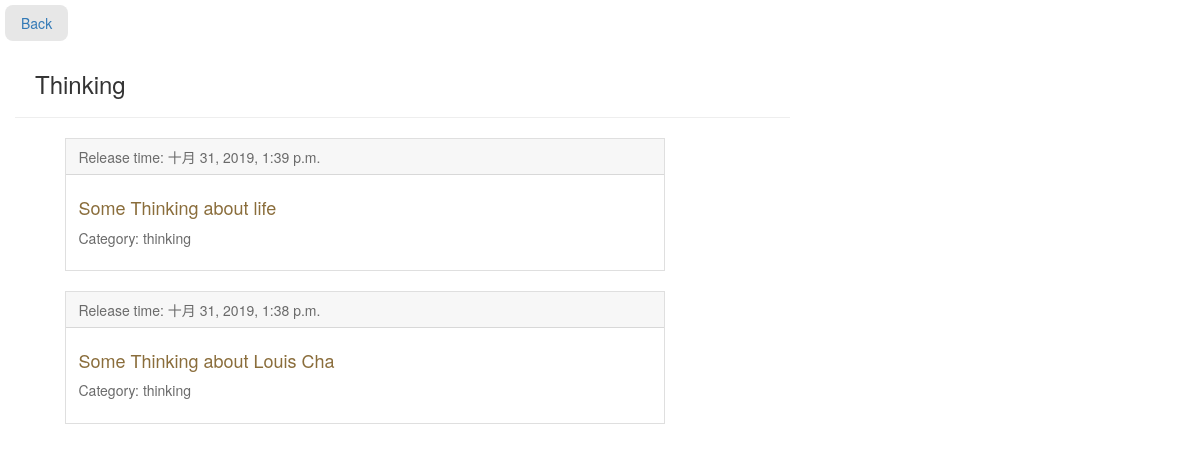
The page /blog/thinking/ on the database its author committed.
### blog/models.py (models this page shows, shortened)
class Article(models.Model):
    title = models.CharField(max_length=200)
    category = models.CharField(max_length=100, default='programming')
    body = MDTextField()
    pub_date = models.DateTimeField('date published', default=timezone.now)
    def was_published_recently(self):
        now = timezone.now()
        return now - datetime.timedelta(days=1) <= self.pub_date <= now
    was_published_recently.admin_order_field = 'pub_date'
    was_published_recently.boolean = True
    was_published_recently.short_description = 'Published recently?'

### blog/views.py (the view)
# urls.py: path('thinking/', views.thinking, name='thinking'),
def thinking(request):
    context = Article.objects.filter(category='thinking').order_by('-pub_date')[:5]
    return render(request, 'blog/thinking.html', {'context': context})

### blog/templates/blog/thinking.html (shortened to what this page needs)
<!DOCTYPE html>
<html lang="en">
<head>
    <link rel="stylesheet" href="/static/css/blog.css">
    <link rel="stylesheet" href="https://cdn.bootcss.com/bootstrap/3.3.7/css/bootstrap.min.css">
</head>
<body>
<button><a href="{% url 'blog:index' %}">Back</a></button>
<br>
<article id="list" class="site-content">
    <h3>Thinking</h3>
    <hr style="color: #fff;">
    {% for context in context %}
    <ol>
        <li>
            <div class="card bg-secondary mb-3">
                <div class="card-header">Release time: {{ context.pub_date }}</div>
                <div class="card-body">
                    <h4 class="card-title">
                        <a class="text-warning" href="{% url 'blog:blog_list' context.id %}">{{ context.title }}</a>
                    </h4>
                    <p class="card-text">Category: {{ context.category }}</p>
                </div>
            </div>
            <br>
        </li>
    </ol>
    {% endfor %}
</article>
</body>
</html>

### blog/static/css/blog.css (style rules this page uses)
a { text-decoration: none; color: black; }
button { background-color: #e7e7e7; color: black; border: none; color: white; padding: 8px 16px; text-align: center; text-decoration: none; display: inline-block; font-size: 16px; border-radius: 8px; }
li { color: #6A6A6A; float: left; padding: 0px; margin: 0 0 0 10px; list-style: none; }
.site-content { float: left; width: 66%; margin: 0; padding: 10px 0 0 10px; border: 0; font-size: 100%; vertical-align: baseline; min-width: 600px; }
h3 { padding: 0 0 0 20px; column-span: all; }
body { color: #444; line-height: 1; padding: 5px; margin: 0; }
hr { padding: 0; margin: 0; }
.card { position: relative; display: -webkit-box; display: -ms-flexbox; display: flex; -webkit-box-orient: vertical; -webkit-box-direction: normal; -ms-flex-direction: column; flex-direction: column; min-width: 600px; word-wrap: break-word; background-color: #fff; background-clip: border-box; border: 1px solid rgba(0,0,0,0.125); border-radius: 0; }
.card-header { padding: 0.75rem 1.25rem; margin-bottom: 0; background-color: rgba(0,0,0,0.03); border-bottom: 1px solid rgba(0,0,0,0.125); }
.card-body { -webkit-box-flex: 1; -ms-flex: 1 1 auto; flex: 1 1 auto; padding: 1.25rem; }
.card-title { color: inherit; }

### rows shown on the page
Article: pub_date "十月 31, 2019, 1:39 p.m.", title "Some Thinking about life", category "thinking"
Article: pub_date "十月 31, 2019, 1:38 p.m.", title "Some Thinking about Louis Cha", category "thinking"
